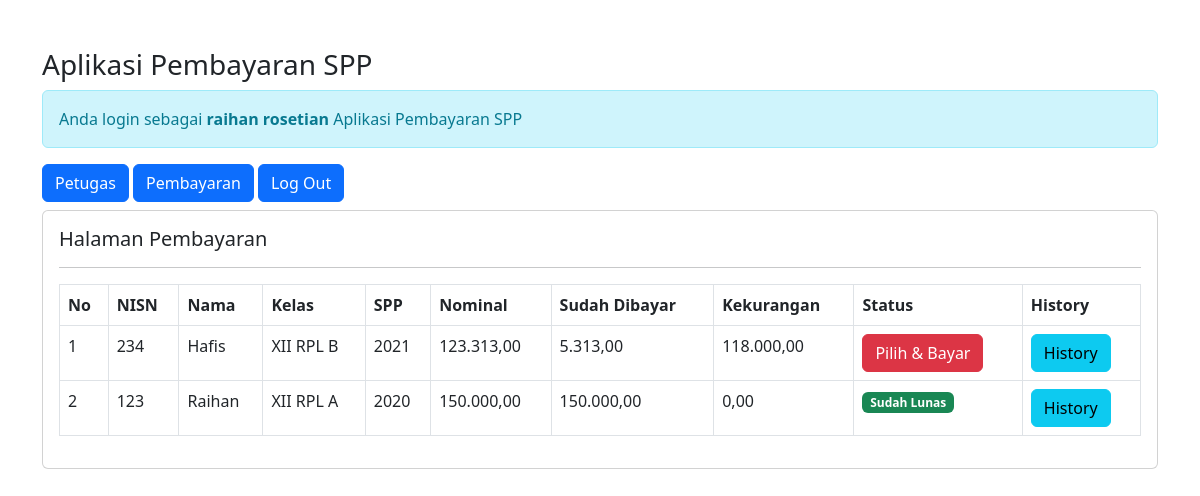
/petugas/petugas.php?url=pembayaran (signed in), run on the app's committed database.
### tables this page shows
CREATE TABLE `siswa` (
  `nisn` char(10) NOT NULL,
  `nis` char(8) NOT NULL,
  `nama` varchar(35) NOT NULL,
  `id_kelas` int(11) NOT NULL,
  `alamat` text NOT NULL,
  `no_telp` varchar(15) NOT NULL,
  `id_spp` int(11) NOT NULL
);

CREATE TABLE `kelas` (
  `id_kelas` int(11) NOT NULL,
  `nama_kelas` varchar(20) NOT NULL,
  `kompetensi_keahlian` varchar(50) NOT NULL
);

CREATE TABLE `spp` (
  `id_spp` int(11) NOT NULL,
  `tahun` int(11) NOT NULL,
  `nominal` int(11) NOT NULL
);

### petugas/pembayaran.php (the view)
<h5>Halaman Pembayaran</h5>
<hr>
<table class="table table-stripped table-bordered">
    <tr class="fw-bold">
        <td>No</td>
        <td>NISN</td>
        <td>Nama</td>
        <td>Kelas</td>
        <td>SPP</td>
        <td>Nominal</td>
        <td>Sudah Dibayar</td>
        <td>Kekurangan</td>
        <td>Status</td>
        <td>History</td>
    </tr>
    <?php
    include '../conn.php';
    $no = '1';
    $sql = "SELECT*FROM siswa,spp,kelas WHERE siswa.id_kelas=kelas.id_kelas AND siswa.id_spp=spp.id_spp ORDER BY nama ASC";
    $query = mysqli_query($koneksi, $sql);
    foreach($query as $data){
        $data_pembayaran = mysqli_query($koneksi, "SELECT SUM(jumlah_bayar) as jumlah_bayar FROM pembayaran WHERE nisn = '$data[nisn]'");
        $data_pembayaran = mysqli_fetch_array($data_pembayaran);
        $sudah_bayar = $data_pembayaran['jumlah_bayar'];
        $kekurangan = $data['nominal']-$data_pembayaran['jumlah_bayar'];
        ?>
        <tr>
            <td><?= $no++; ?></td>
            <td><?= $data['nisn'] ?></td>
            <td><?= $data['nama'] ?></td>
            <td><?= $data['nama_kelas'] ?></td>
            <td><?= $data['tahun'] ?></td>
            <td><?= number_format($data['nominal'],2,',','.')?></td>
            <td><?= number_format($sudah_bayar,2,',','.')?></td>
            <td><?= number_format($kekurangan,2,',','.')?></td>
            <td>
                <?php
                if($kekurangan==0){
                    echo"<span class='badge text-bg-success'> Sudah Lunas </span>";
                }else{ ?>
                    <a href="?url=tambah-pembayaran&nisn=<?= $data['nisn']?>&kekurangan=<?= $kekurangan?>" class='btn btn-danger'> Pilih & Bayar </a>
                <?php } ?>
            </td>
            <td>
                <a href="?url=history-pembayaran&nisn=<?= $data['nisn']?>" class="btn btn-info">History</a>
            </td>
        </tr>
    <?php } ?>
</table>

### data on the page
siswa: nisn "234", nama "Hafis", id_kelas.nama_kelas "XII RPL B", id_spp.tahun "2021", id_spp.nominal "123.313,00", sudah_bayar "5.313,00", kekurangan "118.000,00"
siswa: nisn "123", nama "Raihan", id_kelas.nama_kelas "XII RPL A", id_spp.tahun "2020", id_spp.nominal "150.000,00", sudah_bayar "150.000,00", kekurangan "0,00", shows "Sudah Lunas"

### other printed values
$_SESSION['nama_petugas'] "raihan rosetian"
